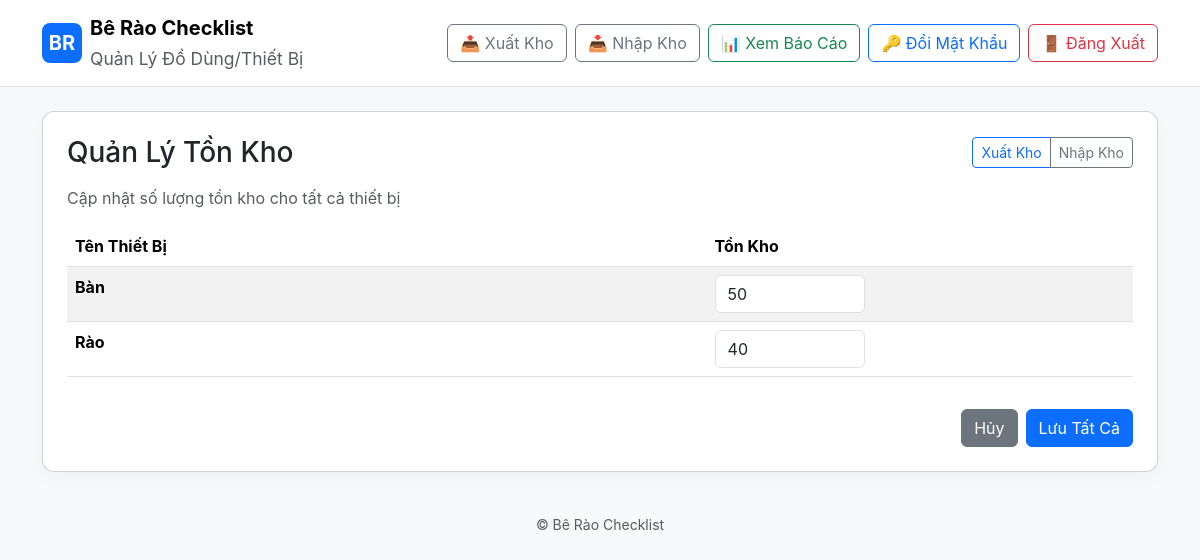
/manage_inventory (signed in), run on the app's committed database.
### models.py (models this page shows)
class Equipment(db.Model):
    id = db.Column(db.Integer, primary_key=True)
    name = db.Column(db.String(200), unique=True, nullable=False)
    available_quantity = db.Column(db.Integer, default=0)  # Tồn kho - available inventory

### app.py (the view, shortened to what this page needs)
@app.route('/manage_inventory', methods=['GET', 'POST'])
@admin_or_storekeeper_required
def manage_inventory():
    user = get_current_user()
    equipments = Equipment.query.order_by(Equipment.name).all()
    return render_template('manage_inventory.html', equipments=equipments, user=user)

### app.py (called while the page is built)
def admin_or_storekeeper_required(f):
    @wraps(f)
    def decorated_function(*args, **kwargs):
        if not session.get('user_id'):
            flash('Vui lòng đăng nhập để truy cập trang này.', 'warning')
            return redirect(url_for('login'))
        user = User.query.get(session['user_id'])
        if not user or user.role not in ['admin', 'storekeeper']:
            flash('Bạn không có quyền truy cập trang này.', 'danger')
            return redirect(url_for('index'))
        return f(*args, **kwargs)
    return decorated_function

def get_current_user():
    if session.get('user_id'):
        return User.query.get(session['user_id'])
    return None

### templates/manage_inventory.html (shortened to what this page needs)
{% extends "base.html" %}
{% block content %}
<div class="card p-4">
  <div class="d-flex justify-content-between align-items-center mb-3">
    <h3 class="mb-0">Quản Lý Tồn Kho</h3>
    <div class="btn-group">
      <a href="{{ url_for('store_issue') }}" class="btn btn-outline-primary btn-sm">
         Xuất Kho
      </a>
      <a href="{{ url_for('store_return') }}" class="btn btn-outline-secondary btn-sm">
         Nhập Kho
      </a>
    </div>
  </div>
  <p class="text-muted">Cập nhật số lượng tồn kho cho tất cả thiết bị</p>
  <form method="post" id="inventory-form">
    <div class="table-responsive">
      <table class="table table-striped table-hover">
        <thead>
          <tr>
            <th style="width: 60%">Tên Thiết Bị</th>
            <th style="width: 40%">Tồn Kho</th>
          </tr>
        </thead>
        <tbody>
          {% for equipment in equipments %}
          <tr>
            <td>
              <strong>{{ equipment.name }}</strong>
            </td>
            <td>
              <input
                type="number"
                name="quantity_{{ equipment.id }}"
                value="{{ equipment.available_quantity or 0 }}"
                class="form-control"
                min="0"
                style="max-width: 150px;">
            </td>
          </tr>
          {% endfor %}
        </tbody>
      </table>
    </div>
    {% if equipments %}
    <div class="d-flex justify-content-end gap-2 mt-3">
      <button type="button" class="btn btn-secondary" onclick="window.history.back()">Hủy</button>
      <button type="submit" class="btn btn-primary">
         Lưu Tất Cả
      </button>
    </div>
    {% endif %}
  </form>
</div>
{% endblock %}

### static/style.css (style rules this page uses)
body { font-family:Inter, system-ui, -apple-system, 'Segoe UI', Roboto, 'Helvetica Neue', Arial }
.card { border-radius:12px;box-shadow:0 6px 18px rgba(10,20,30,0.04) }

### data on the page
Equipment: name "Bàn", available_quantity "50"
Equipment: name "Rào", available_quantity "40"
